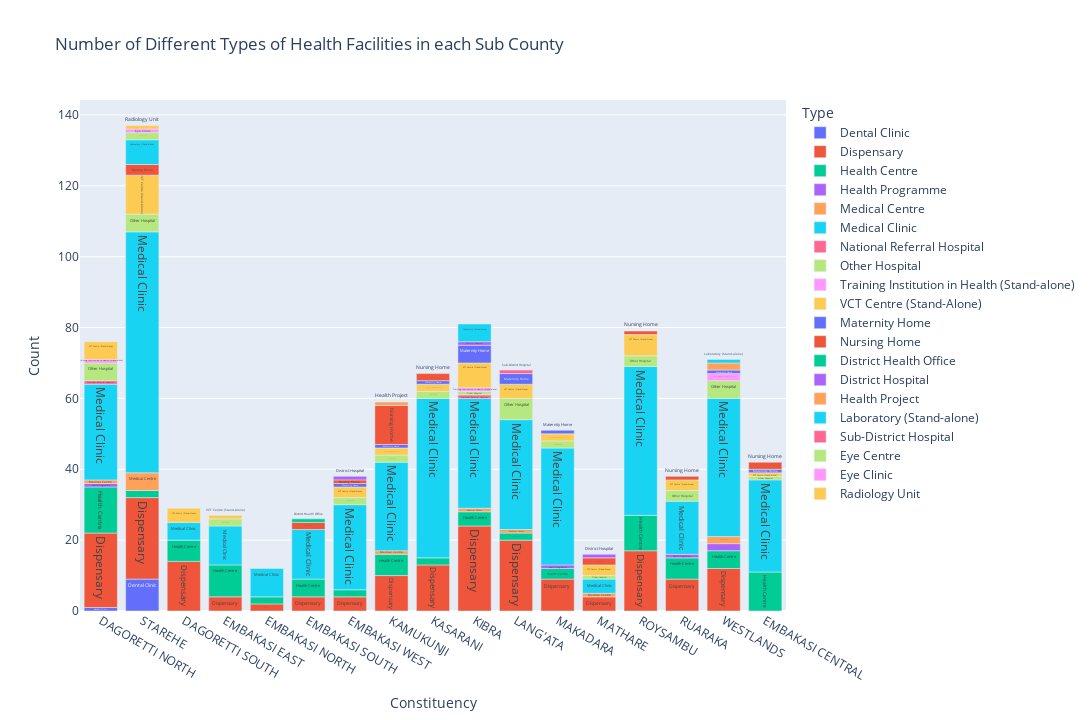

Notebook source saved alongside this figure:
### Code cell
#let's plot the data
fig = px.bar(
    health_sub_type, 'Constituency', 'Count', title='Number of Different Types of Health Facilities in each Sub County', 
    width=1280, height=720, color='Type', text='Type'
)
fig.show()

### Figure 1 — Plotly figure (JSON) as saved in the notebook; plotly's stock layout.template omitted (floating-point values rounded to 4 significant figures)
{"data": [{"alignmentgroup": "True", "hovertemplate": "Type=%{text}<br>Constituency=%{x}<br>Count=%{y}<extra></extra>", "legendgroup": "Dental Clinic", "marker": {"color": "#636efa", "pattern": {"shape": ""}}, "name": "Dental Clinic", "offsetgroup": "Dental Clinic", "orientation": "v", "showlegend": true, "text": ["Dental Clinic", "Dental Clinic"], "textposition": "auto", "type": "bar", "x": ["DAGORETTI NORTH", "STAREHE"], "xaxis": "x", "y": [1, 9], "yaxis": "y"}, {"alignmentgroup": "True", "hovertemplate": "Type=%{text}<br>Constituency=%{x}<br>Count=%{y}<extra></extra>", "legendgroup": "Dispensary", "marker": {"color": "#EF553B", "pattern": {"shape": ""}}, "name": "Dispensary", "offsetgroup": "Dispensary", "orientation": "v", "showlegend": true, "text": ["Dispensary", "Dispensary", "Dispensary", "Dispensary", "Dispensary", "Dispensary", "Dispensary", "Dispensary", "Dispensary", "Dispensary", "Dispensary", "Dispensary", "Dispensary", "Dispensary", "Dispensary", "Dispensary"], "textposition": "auto", "type": "bar", "x": ["DAGORETTI NORTH", "DAGORETTI SOUTH", "EMBAKASI EAST", "EMBAKASI NORTH", "EMBAKASI SOUTH", "EMBAKASI WEST", "KAMUKUNJI", "KASARANI", "KIBRA", "LANG'ATA", "MAKADARA", "MATHARE", "ROYSAMBU", "RUARAKA", "STAREHE", "WESTLANDS"], "xaxis": "x", "y": [21, 14, 4, 2, 4, 4, 10, 13, 24, 20, 9, 4, 17, 9, 23, 12], "yaxis": "y"}, {"alignmentgroup": "True", "hovertemplate": "Type=%{text}<br>Constituency=%{x}<br>Count=%{y}<extra></extra>", "legendgroup": "Health Centre", "marker": {"color": "#00cc96", "pattern": {"shape": ""}}, "name": "Health Centre", "offsetgroup": "Health Centre", "orientation": "v", "showlegend": true, "text": ["Health Centre", "Health Centre", "Health Centre", "Health Centre", "Health Centre", "Health Centre", "Health Centre", "Health Centre", "Health Centre", "Health Centre", "Health Centre", "Health Centre", "Health Centre", "Health Centre", "Health Centre", "Health Centre"], "textposition": "auto", "type": "bar", "x": ["DAGORETTI NORTH", "DAGORETTI SOUTH", "EMBAKASI CENTRAL", "EMBAKASI EAST", "EMBAKASI NORTH", "EMBAKASI SOUTH", "EMBAKASI WEST", "KAMUKUNJI", "KASARANI", "KIBRA", "LANG'ATA", "MAKADARA", "ROYSAMBU", "RUARAKA", "STAREHE", "WESTLANDS"], "xaxis": "x", "y": [13, 6, 11, 9, 2, 5, 2, 6, 2, 4, 2, 3, 10, 6, 2, 5], "yaxis": "y"}, {"alignmentgroup": "True", "hovertemplate": "Type=%{text}<br>Constituency=%{x}<br>Count=%{y}<extra></extra>", "legendgroup": "Health Programme", "marker": {"color": "#ab63fa", "pattern": {"shape": ""}}, "name": "Health Programme", "offsetgroup": "Health Programme", "orientation": "v", "showlegend": true, "text": ["Health Programme", "Health Programme", "Health Programme", "Health Programme"], "textposition": "auto", "type": "bar", "x": ["DAGORETTI NORTH", "MAKADARA", "RUARAKA", "WESTLANDS"], "xaxis": "x", "y": [1, 1, 1, 2], "yaxis": "y"}, {"alignmentgroup": "True", "hovertemplate": "Type=%{text}<br>Constituency=%{x}<br>Count=%{y}<extra></extra>", "legendgroup": "Medical Centre", "marker": {"color": "#FFA15A", "pattern": {"shape": ""}}, "name": "Medical Centre", "offsetgroup": "Medical Centre", "orientation": "v", "showlegend": true, "text": ["Medical Centre", "Medical Centre", "Medical Centre", "Medical Centre", "Medical Centre", "Medical Centre", "Medical Centre"], "textposition": "auto", "type": "bar", "x": ["DAGORETTI NORTH", "KAMUKUNJI", "KIBRA", "LANG'ATA", "MATHARE", "STAREHE", "WESTLANDS"], "xaxis": "x", "y": [1, 1, 1, 1, 1, 5, 2], "yaxis": "y"}, {"alignmentgroup": "True", "hovertemplate": "Type=%{text}<br>Constituency=%{x}<br>Count=%{y}<extra></extra>", "legendgroup": "Medical Clinic", "marker": {"color": "#19d3f3", "pattern": {"shape": ""}}, "name": "Medical Clinic", "offsetgroup": "Medical Clinic", "orientation": "v", "showlegend": true, "text": ["Medical Clinic", "Medical Clinic", "Medical Clinic", "Medical Clinic", "Medical Clinic", "Medical Clinic", "Medical Clinic", "Medical Clinic", "Medical Clinic", "Medical Clinic", "Medical Clinic", "Medical Clinic", "Medical Clinic", "Medical Clinic", "Medical Clinic", "Medical Clinic", "Medical Clinic"], "textposition": "auto", "type": "bar", "x": ["DAGORETTI NORTH", "DAGORETTI SOUTH", "EMBAKASI CENTRAL", "EMBAKASI EAST", "EMBAKASI NORTH", "EMBAKASI SOUTH", "EMBAKASI WEST", "KAMUKUNJI", "KASARANI", "KIBRA", "LANG'ATA", "MAKADARA", "MATHARE", "ROYSAMBU", "RUARAKA", "STAREHE", "WESTLANDS"], "xaxis": "x", "y": [27, 5, 26, 11, 8, 14, 24, 25, 45, 31, 31, 33, 4, 42, 15, 68, 39], "yaxis": "y"}, {"alignmentgroup": "True", "hovertemplate": "Type=%{text}<br>Constituency=%{x}<br>Count=%{y}<extra></extra>", "legendgroup": "National Referral Hospital", "marker": {"color": "#FF6692", "pattern": {"shape": ""}}, "name": "National Referral Hospital", "offsetgroup": "National Referral Hospital", "orientation": "v", "showlegend": true, "text": ["National Referral Hospital", "National Referral Hospital"], "textposition": "auto", "type": "bar", "x": ["DAGORETTI NORTH", "KIBRA"], "xaxis": "x", "y": [1, 1], "yaxis": "y"}, {"alignmentgroup": "True", "hovertemplate": "Type=%{text}<br>Constituency=%{x}<br>Count=%{y}<extra></extra>", "legendgroup": "Other Hospital", "marker": {"color": "#B6E880", "pattern": {"shape": ""}}, "name": "Other Hospital", "offsetgroup": "Other Hospital", "orientation": "v", "showlegend": true, "text": ["Other Hospital", "Other Hospital", "Other Hospital", "Other Hospital", "Other Hospital", "Other Hospital", "Other Hospital", "Other Hospital", "Other Hospital", "Other Hospital", "Other Hospital", "Other Hospital", "Other Hospital", "Other Hospital"], "textposition": "auto", "type": "bar", "x": ["DAGORETTI NORTH", "EMBAKASI CENTRAL", "EMBAKASI EAST", "EMBAKASI WEST", "KAMUKUNJI", "KASARANI", "KIBRA", "LANG'ATA", "MAKADARA", "MATHARE", "ROYSAMBU", "RUARAKA", "STAREHE", "WESTLANDS"], "xaxis": "x", "y": [5, 1, 2, 2, 2, 2, 1, 6, 2, 1, 3, 3, 5, 5], "yaxis": "y"}, {"alignmentgroup": "True", "hovertemplate": "Type=%{text}<br>Constituency=%{x}<br>Count=%{y}<extra></extra>", "legendgroup": "Training Institution in Health (Stand-alone)", "marker": {"color": "#FF97FF", "pattern": {"shape": ""}}, "name": "Training Institution in Health (Stand-alone)", "offsetgroup": "Training Institution in Health (Stand-alone)", "orientation": "v", "showlegend": true, "text": ["Training Institution in Health (Stand-alone)", "Training Institution in Health (Stand-alone)", "Training Institution in Health (Stand-alone)"], "textposition": "auto", "type": "bar", "x": ["DAGORETTI NORTH", "KIBRA", "WESTLANDS"], "xaxis": "x", "y": [1, 1, 2], "yaxis": "y"}, {"alignmentgroup": "True", "hovertemplate": "Type=%{text}<br>Constituency=%{x}<br>Count=%{y}<extra></extra>", "legendgroup": "VCT Centre (Stand-Alone)", "marker": {"color": "#FECB52", "pattern": {"shape": ""}}, "name": "VCT Centre (Stand-Alone)", "offsetgroup": "VCT Centre (Stand-Alone)", "orientation": "v", "showlegend": true, "text": ["VCT Centre (Stand-Alone)", "VCT Centre (Stand-Alone)", "VCT Centre (Stand-Alone)", "VCT Centre (Stand-Alone)", "VCT Centre (Stand-Alone)", "VCT Centre (Stand-Alone)", "VCT Centre (Stand-Alone)", "VCT Centre (Stand-Alone)", "VCT Centre (Stand-Alone)", "VCT Centre (Stand-Alone)", "VCT Centre (Stand-Alone)", "VCT Centre (Stand-Alone)", "VCT Centre (Stand-Alone)", "VCT Centre (Stand-Alone)"], "textposition": "auto", "type": "bar", "x": ["DAGORETTI NORTH", "DAGORETTI SOUTH", "EMBAKASI CENTRAL", "EMBAKASI EAST", "EMBAKASI WEST", "KAMUKUNJI", "KASARANI", "KIBRA", "LANG'ATA", "MAKADARA", "MATHARE", "ROYSAMBU", "RUARAKA", "STAREHE"], "xaxis": "x", "y": [5, 4, 1, 1, 3, 2, 2, 7, 4, 2, 3, 6, 3, 11], "yaxis": "y"}, {"alignmentgroup": "True", "hovertemplate": "Type=%{text}<br>Constituency=%{x}<br>Count=%{y}<extra></extra>", "legendgroup": "Maternity Home", "marker": {"color": "#636efa", "pattern": {"shape": ""}}, "name": "Maternity Home", "offsetgroup": "Maternity Home", "orientation": "v", "showlegend": true, "text": ["Maternity Home", "Maternity Home", "Maternity Home", "Maternity Home", "Maternity Home", "Maternity Home", "Maternity Home", "Maternity Home"], "textposition": "auto", "type": "bar", "x": ["EMBAKASI CENTRAL", "EMBAKASI WEST", "KAMUKUNJI", "KASARANI", "KIBRA", "LANG'ATA", "MAKADARA", "WESTLANDS"], "xaxis": "x", "y": [1, 1, 1, 1, 5, 3, 1, 1], "yaxis": "y"}, {"alignmentgroup": "True", "hovertemplate": "Type=%{text}<br>Constituency=%{x}<br>Count=%{y}<extra></extra>", "legendgroup": "Nursing Home", "marker": {"color": "#EF553B", "pattern": {"shape": ""}}, "name": "Nursing Home", "offsetgroup": "Nursing Home", "orientation": "v", "showlegend": true, "text": ["Nursing Home", "Nursing Home", "Nursing Home", "Nursing Home", "Nursing Home", "Nursing Home", "Nursing Home", "Nursing Home", "Nursing Home"], "textposition": "auto", "type": "bar", "x": ["EMBAKASI CENTRAL", "EMBAKASI SOUTH", "EMBAKASI WEST", "KAMUKUNJI", "KASARANI", "MATHARE", "ROYSAMBU", "RUARAKA", "STAREHE"], "xaxis": "x", "y": [2, 2, 1, 11, 2, 2, 1, 1, 3], "yaxis": "y"}, {"alignmentgroup": "True", "hovertemplate": "Type=%{text}<br>Constituency=%{x}<br>Count=%{y}<extra></extra>", "legendgroup": "District Health Office", "marker": {"color": "#00cc96", "pattern": {"shape": ""}}, "name": "District Health Office", "offsetgroup": "District Health Office", "orientation": "v", "showlegend": true, "text": ["District Health Office"], "textposition": "auto", "type": "bar", "x": ["EMBAKASI SOUTH"], "xaxis": "x", "y": [1], "yaxis": "y"}, {"alignmentgroup": "True", "hovertemplate": "Type=%{text}<br>Constituency=%{x}<br>Count=%{y}<extra></extra>", "legendgroup": "District Hospital", "marker": {"color": "#ab63fa", "pattern": {"shape": ""}}, "name": "District Hospital", "offsetgroup": "District Hospital", "orientation": "v", "showlegend": true, "text": ["District Hospital", "District Hospital", "District Hospital"], "textposition": "auto", "type": "bar", "x": ["EMBAKASI WEST", "KIBRA", "MATHARE"], "xaxis": "x", "y": [1, 1, 1], "yaxis": "y"}, {"alignmentgroup": "True", "hovertemplate": "Type=%{text}<br>Constituency=%{x}<br>Count=%{y}<extra></extra>", "legendgroup": "Health Project", "marker": {"color": "#FFA15A", "pattern": {"shape": ""}}, "name": "Health Project", "offsetgroup": "Health Project", "orientation": "v", "showlegend": true, "text": ["Health Project", "Health Project"], "textposition": "auto", "type": "bar", "x": ["KAMUKUNJI", "WESTLANDS"], "xaxis": "x", "y": [1, 2], "yaxis": "y"}, {"alignmentgroup": "True", "hovertemplate": "Type=%{text}<br>Constituency=%{x}<br>Count=%{y}<extra></extra>", "legendgroup": "Laboratory (Stand-alone)", "marker": {"color": "#19d3f3", "pattern": {"shape": ""}}, "name": "Laboratory (Stand-alone)", "offsetgroup": "Laboratory (Stand-alone)", "orientation": "v", "showlegend": true, "text": ["Laboratory (Stand-alone)", "Laboratory (Stand-alone)", "Laboratory (Stand-alone)"], "textposition": "auto", "type": "bar", "x": ["KIBRA", "STAREHE", "WESTLANDS"], "xaxis": "x", "y": [5, 7, 1], "yaxis": "y"}, {"alignmentgroup": "True", "hovertemplate": "Type=%{text}<br>Constituency=%{x}<br>Count=%{y}<extra></extra>", "legendgroup": "Sub-District Hospital", "marker": {"color": "#FF6692", "pattern": {"shape": ""}}, "name": "Sub-District Hospital", "offsetgroup": "Sub-District Hospital", "orientation": "v", "showlegend": true, "text": ["Sub-District Hospital"], "textposition": "auto", "type": "bar", "x": ["LANG'ATA"], "xaxis": "x", "y": [1], "yaxis": "y"}, {"alignmentgroup": "True", "hovertemplate": "Type=%{text}<br>Constituency=%{x}<br>Count=%{y}<extra></extra>", "legendgroup": "Eye Centre", "marker": {"color": "#B6E880", "pattern": {"shape": ""}}, "name": "Eye Centre", "offsetgroup": "Eye Centre", "orientation": "v", "showlegend": true, "text": ["Eye Centre"], "textposition": "auto", "type": "bar", "x": ["STAREHE"], "xaxis": "x", "y": [2], "yaxis": "y"}, {"alignmentgroup": "True", "hovertemplate": "Type=%{text}<br>Constituency=%{x}<br>Count=%{y}<extra></extra>", "legendgroup": "Eye Clinic", "marker": {"color": "#FF97FF", "pattern": {"shape": ""}}, "name": "Eye Clinic", "offsetgroup": "Eye Clinic", "orientation": "v", "showlegend": true, "text": ["Eye Clinic"], "textposition": "auto", "type": "bar", "x": ["STAREHE"], "xaxis": "x", "y": [1], "yaxis": "y"}, {"alignmentgroup": "True", "hovertemplate": "Type=%{text}<br>Constituency=%{x}<br>Count=%{y}<extra></extra>", "legendgroup": "Radiology Unit", "marker": {"color": "#FECB52", "pattern": {"shape": ""}}, "name": "Radiology Unit", "offsetgroup": "Radiology Unit", "orientation": "v", "showlegend": true, "text": ["Radiology Unit"], "textposition": "auto", "type": "bar", "x": ["STAREHE"], "xaxis": "x", "y": [1], "yaxis": "y"}], "layout": {"barmode": "relative", "height": 720, "legend": {"title": {"text": "Type"}, "tracegroupgap": 0}, "title": {"text": "Number of Different Types of Health Facilities in each Sub County"}, "width": 1280, "xaxis": {"anchor": "y", "domain": [0, 1], "title": {"text": "Constituency"}}, "yaxis": {"anchor": "x", "domain": [0, 1], "title": {"text": "Count"}}}}
